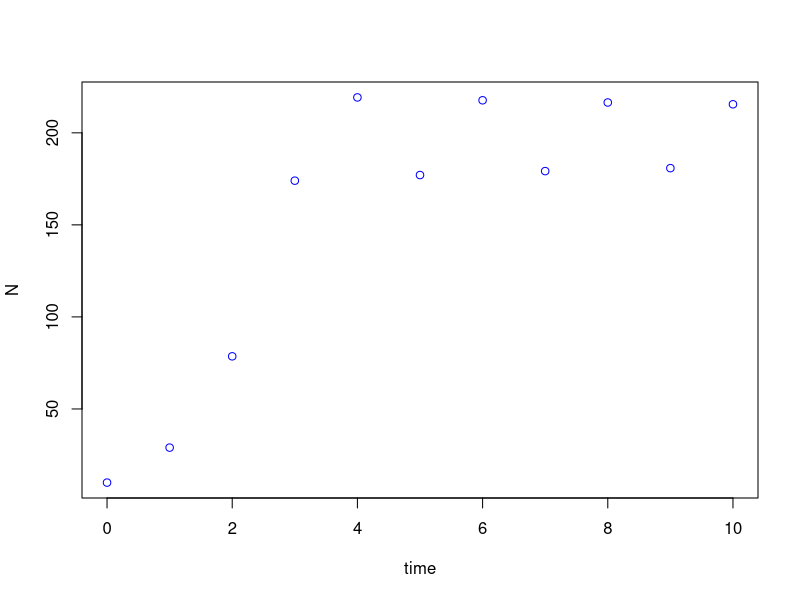

Write the R code that produced this figure.
#!/usr/bin/Rscript
#Author: "Emma Fox (eafox@ucla.edu)"

# Setup Statements #

# Initial Values and Parameters #

N0<-10
rd<-2
kk<-200
ttMax<-10

NN<-matrix(NA,nrow=1,ncol=ttMax+1)
NN[1]<-N0

# Perform Calculations #

for (tt in 1:ttMax){
  NN[tt+1] <- NN[tt] * (1 + rd * (1 - (NN[tt] / kk)))
}

# Visualize Results #

plot(0:ttMax,NN,xlab="time",ylab="N",col="blue")

